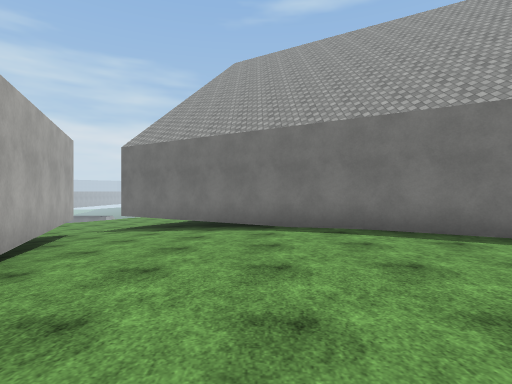
View 1 (above)

16 first-person views from a walk through a Unity game level. The camera is 1.4 m above the floor, looks level and sees 80° across. The floor is counted in squares, 2 m on a side. Each view is taken from the middle of a square. On the plan, view 1 faces up. The plan holds only what a view shows up to about 10 squares ahead; the rest is blank. The place goes on beyond the plan. Surface patterns are stand-ins for the level's own textures.

View 2
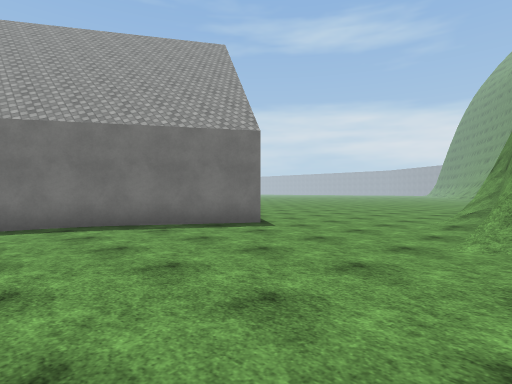

View 3
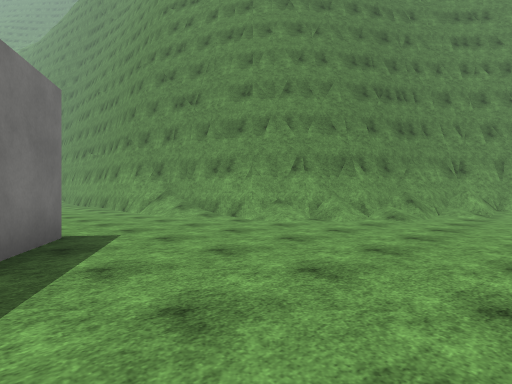

View 4
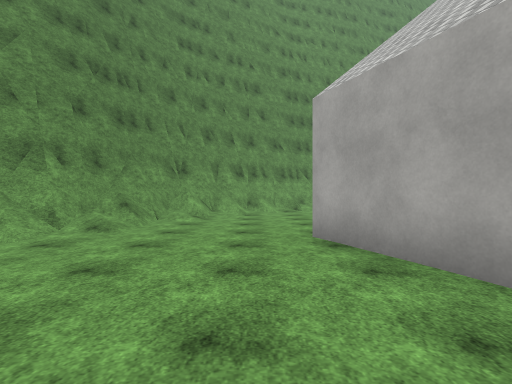

View 5
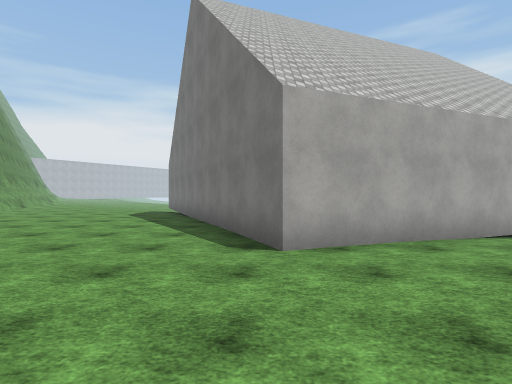

View 6
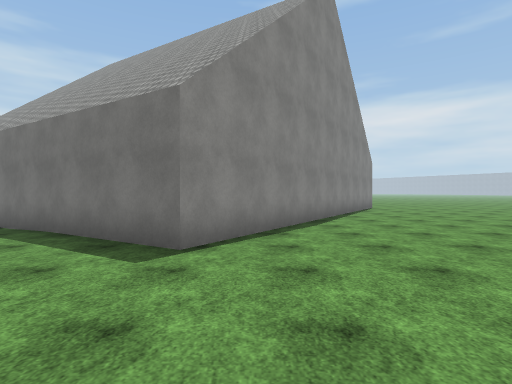

View 7
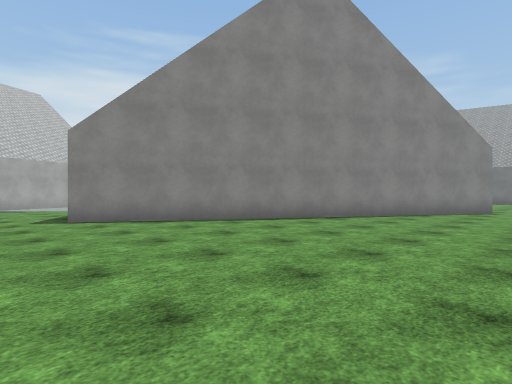

View 8
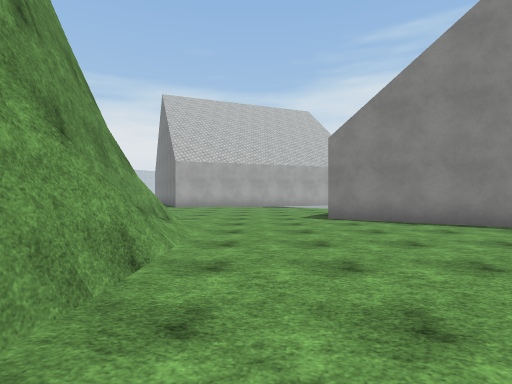

View 9
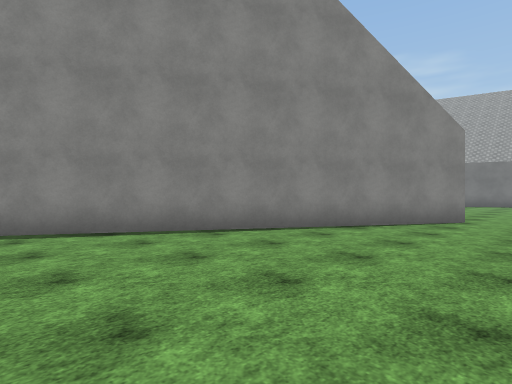

View 10
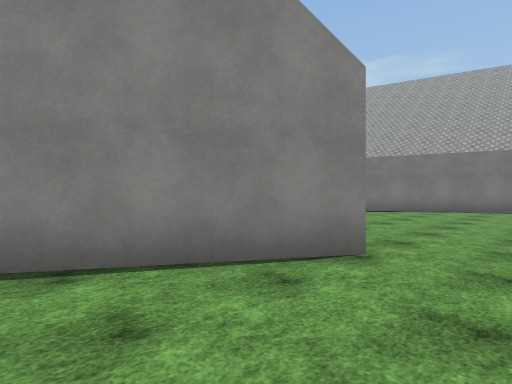

View 11
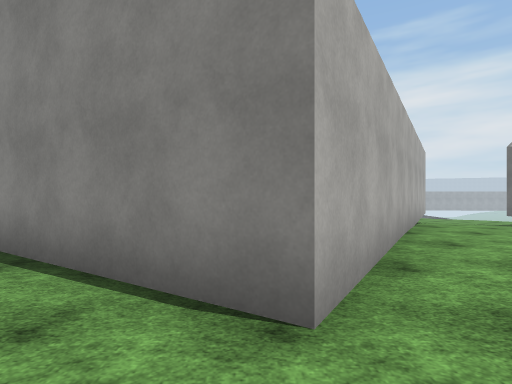

View 12
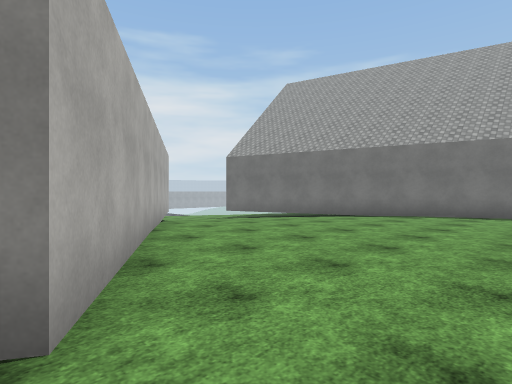

View 13
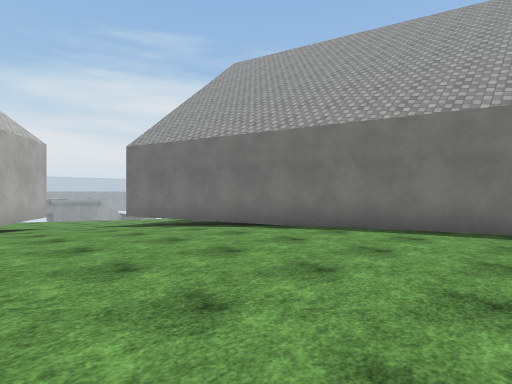

View 14
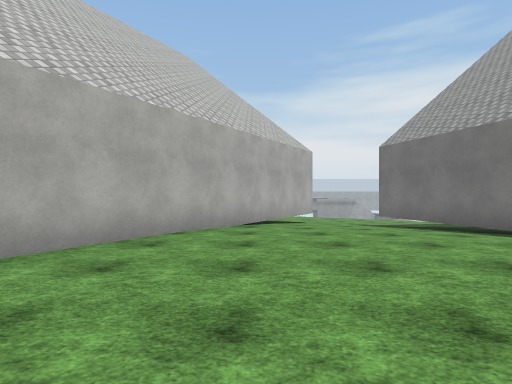

View 15
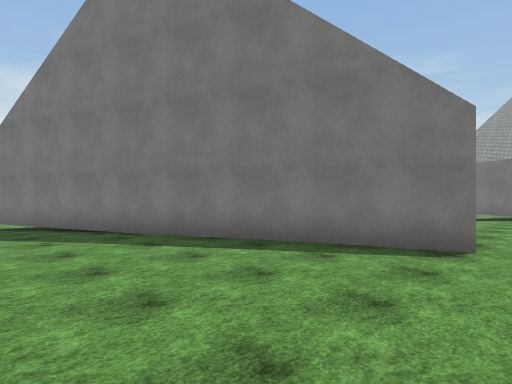

View 16
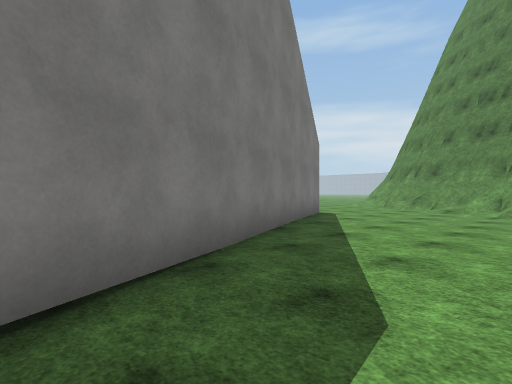

### Floor plan
Key: @ floor where view 1 was taken; # wall or solid block; . main floor; - floor 0.25 m lower than the main floor; _ floor 0.5 m lower than the main floor; : floor 0.75 m higher than the main floor; < floor 0.75 m lower than the main floor; ( floor 1 m lower than the main floor; ! floor 1.25 m lower than the main floor; / step, stairs or slope.
Columns run from 11 left of view 1 to 13 right of it. Each row starts with its distance up from view 1.
 25                       ##
 24                    ####.
 23                #####.....
 22               <#__-......
 21              <<___-......
 20             (#___--......
 19             <###_-.......
 18                ##-.......
 17                 ###......
 16                   ###....
 15                     ##...
 14                      ##..
 13                      #...
 12                     ##...
 11                     #....
 10      !(##          ##....
  9      ((<###       ##.....
  8       #<__##      #......
  7       #<___###   ##......
  6       ##__--.## ##.......
  5        #_--...###........
  4        #_-......#........
  3        ##-...............
  2         #................
  1         ##..............
  0          #.@....///#####
 -1          ##..../:###
 -2        ###.....###
 -3     ####....../#
 -4   ###.........##
 -5 ###-........./#
 -6 #_-........./##
 -7   ........./##

Positions as (right, up) in squares from view 1, and headings:
1: (0, 0), facing up
2: (0, -1), facing up-right
3: (0, 5), facing down-right
4: (0, 3), facing down
5: (3, -2), facing left
6: (6, 0), facing up
7: (13, 2), facing up-left
8: (13, 2), facing left
9: (13, 6), facing up-left
10: (13, 11), facing up-left
11: (13, 14), facing left
12: (13, 14), facing up-left
13: (13, 18), facing up-left
14: (13, 18), facing left
15: (0, -7), facing up-left
16: (-9, -7), facing up-right
